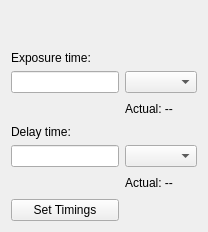
   <widget class="QWidget" name="Timing">
    <property name="enabled">
     <bool>true</bool>
    </property>
    <attribute name="title">
     <string>Timing</string>
    </attribute>
    <layout class="QGridLayout" name="gridLayout">
     <item row="0" column="0">
      <spacer name="verticalSpacer_2">
       <property name="orientation">
        <enum>Qt::Vertical</enum>
       </property>
       <property name="sizeHint" stdset="0">
        <size>
         <width>20</width>
         <height>40</height>
        </size>
       </property>
      </spacer>
     </item>
     <item row="1" column="0">
      <widget class="QLabel" name="label_6">
       <property name="text">
        <string>Exposure time:</string>
       </property>
      </widget>
     </item>
     <item row="2" column="0">
      <widget class="QLineEdit" name="lineEdit_ExposureTime"/>
     </item>
     <item row="4" column="0">
      <widget class="QLabel" name="label_7">
       <property name="text">
        <string>Delay time:</string>
       </property>
      </widget>
     </item>
     <item row="5" column="0">
      <widget class="QLineEdit" name="lineEdit_DelayTime"/>
     </item>
     <item row="7" column="0">
      <widget class="QPushButton" name="pushButton_SetTimings">
       <property name="text">
        <string>Set Timings</string>
       </property>
      </widget>
     </item>
     <item row="2" column="1">
      <widget class="QComboBox" name="comboBox_expunits">
       <property name="editable">
        <bool>false</bool>
       </property>
       <property name="currentIndex">
        <number>-1</number>
       </property>
       <property name="minimumContentsLength">
        <number>0</number>
       </property>
      </widget>
     </item>
     <item row="5" column="1">
      <widget class="QComboBox" name="comboBox_delayunits"/>
     </item>
     <item row="3" column="0">
      <spacer name="horizontalSpacer">
       <property name="orientation">
        <enum>Qt::Horizontal</enum>
       </property>
       <property name="sizeHint" stdset="0">
        <size>
         <width>40</width>
         <height>20</height>
        </size>
       </property>
      </spacer>
     </item>
     <item row="3" column="1">
      <widget class="QLabel" name="labelExposure">
       <property name="text">
        <string>Actual: --</string>
       </property>
      </widget>
     </item>
     <item row="6" column="0">
      <spacer name="horizontalSpacer_2">
       <property name="orientation">
        <enum>Qt::Horizontal</enum>
       </property>
       <property name="sizeHint" stdset="0">
        <size>
         <width>40</width>
         <height>20</height>
        </size>
       </property>
      </spacer>
     </item>
     <item row="6" column="1">
      <widget class="QLabel" name="labelDelay">
       <property name="text">
        <string>Actual: --</string>
       </property>
      </widget>
     </item>
    </layout>
   </widget>
